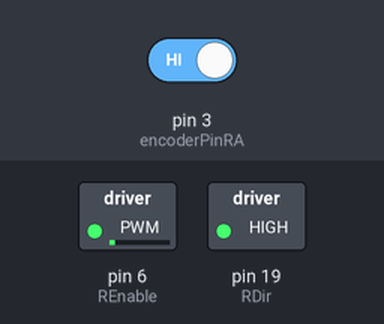
A sketch run on a simulated Arduino Uno, built with avr-gcc and run on an emulated ATmega328P. Shown: switched loads named in the sketch (green lamp = pin HIGH). The inputs (shaded band) are chosen by the test bench; at power-on: pin 3 (encoderPinRA) HIGH. What the sketch prints to the serial monitor is not drawn.

Above: at 0.1 s.
Timing chart, 0 to 1.6 s (numbered marks = the images above):
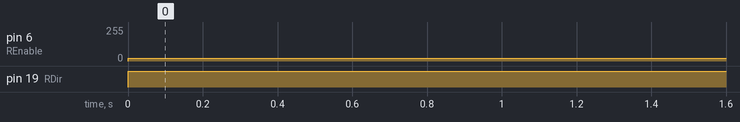

Measured:
- by itself, pin 6 (REnable): 0/255 → 22/255 at 0.00 s
- by itself, pin 19 (RDir): LOW → HIGH at 0.00 s

The sketch:

right-pos-control.ino
```cpp
//--------------- ENCODER PINS/VARIABLES -----------------//

#define encoderPinRinterrupt 1
#define encoderPinRA 3
#define encoderPinRB 7
int PPR = 4920;  // Encoder Pulse per revolution.
int angle = 360; // Maximum degree of motion.
int right_aState;
int right_counter;

//---------------- MOTOR PINS/VARIABLES ------------------//

#define REnable 6
#define RDir  19  //Direction pin low moves the bot forward
int User_InputR = 0;
int REVR = 0;
double error = 0;
double angleInp = 45;
double setpointR = 0;
double theta = 0;
double errord = 0;
double preverror = 0;
double errori = 0;
double controlinput = 0;
unsigned long then = 0;
unsigned long now = 0;
double dt = 0;

double kpr = .5, kir = 0.000, kdr = 0/10000; // modify for optimal performance
double inputr = 0, outputr = 0, setpointr = 0;

//------------------------------------------------------------------//

void setup()
{
  motorSetup();
  Serial.begin(9600); //initialize serial comunication
  encoderSetup();

  //--------- Timer setup ----------//
  TCCR1B = TCCR1B & 0b11111000 | 1;
  analogWrite(REnable,0);
}

void loop()
{

  setpointR = angleInp;

  theta = invRemap(right_counter);
  Serial.println(theta);
  error = theta - setpointR;
  errord = (error -preverror);
  errori += (error);
  controlinput = (kpr*error) + (kdr*errord) + (kir*errori);


  if( controlinput > 255)
  {
    controlinput = 180;
  }
  else if( controlinput < -255)
  {
    controlinput = -180;
  }
  if (controlinput>10)
  {
    forwardr();
    analogWrite(REnable,controlinput);
  }
  else if(controlinput < -10)
  {
    reverser();
    analogWrite(REnable,abs(controlinput));
  }
  else
  {
    finishr();
  }
  //Serial.println(error);
  //Serial.println(theta);
  preverror = error;

}

void motorSetup()
{
  pinMode(REnable, OUTPUT);
  pinMode(RDir, OUTPUT);
}

void updateREncoder()
{
  right_aState = digitalRead(encoderPinRA);

     if(digitalRead(encoderPinRB) != right_aState)
     {
       right_counter ++;
     }
     else
     {
       right_counter --;
     }
}

void encoderSetup()
{
  pinMode(encoderPinRA, INPUT_PULLUP);
  pinMode(encoderPinRB, INPUT_PULLUP);
  digitalWrite(encoderPinRA, HIGH); //turn pullup resistor on
  digitalWrite(encoderPinRB, HIGH); //turn pullup resistor on
  attachInterrupt(encoderPinRinterrupt, updateREncoder, CHANGE);
}

void forwardr ()
{
  digitalWrite(RDir, LOW);
}

void reverser ()
{
  digitalWrite(RDir, HIGH);
}

void finishr ()
{
  analogWrite(REnable, LOW);
}

int remap (int theta)
{
  // jack-proof
  int pulse = floor(13.667 * theta);
  return pulse;
}

int invRemap(int counter)
{
  // jack-proof
  int angle = counter*0.073170732;
  return angle%(360);
}
```
